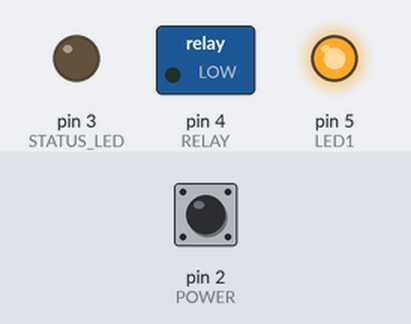
A sketch run on a simulated Arduino Uno, built with avr-gcc and run on an emulated ATmega328P. Parts: switched loads named in the sketch (green lamp = pin HIGH), output pins drawn as LEDs (lit = HIGH). Dashed ring = blinking. Inputs (shaded band) come from the test bench; at power-on: pin 2 (POWER) HIGH. What the sketch prints to the serial monitor is not drawn.

Above: at 1.2 s.
1.3 s: pin 2 (POWER) pulled LOW for 0.15 s
At 2.0 s:
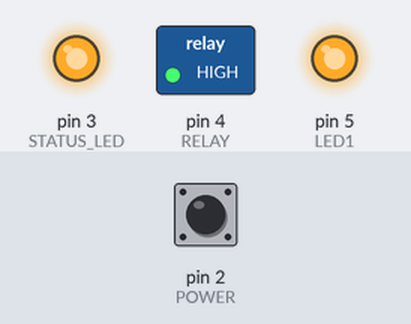
2.9 s: pin 2 (POWER) pulled LOW for 1 s
At 3.2 s:
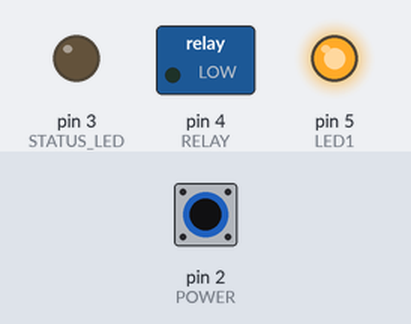
5.4 s: pin 2 (POWER) pulled LOW for 3.2 s
At 6.3 s:
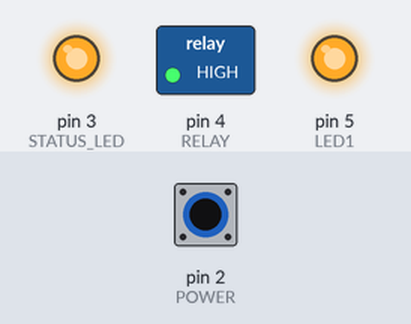
10.1 s: pin 2 (POWER) pulsed LOW 5 times (0.12 s each, 0.3 s apart)
At 11.2 s:
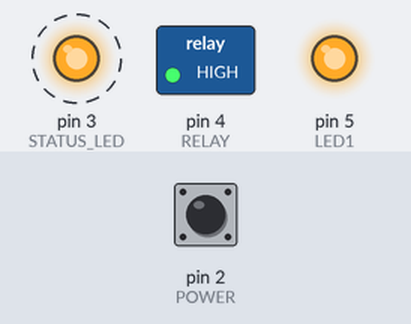
Timing chart, 0 to 13.1 s (numbered marks = the images above; inputs shaded):
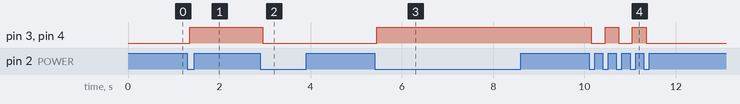

Measured:
- after the input at 1.3 s, pin 3 (STATUS_LED), pin 4 (RELAY): LOW → HIGH after 0.05 s
- after the input at 2.9 s, pin 3 (STATUS_LED), pin 4 (RELAY): HIGH → LOW after 0.05 s
- after the input at 5.4 s, pin 3 (STATUS_LED), pin 4 (RELAY): LOW → HIGH after 0.05 s
- after the input at 10.1 s, pin 3 (STATUS_LED), pin 4 (RELAY): alternates HIGH for 0.30 s and LOW for 0.30 s, 5 changes in all, then stays LOW, starting after 0.05 s

The sketch:

switcher2.ino
```cpp
/*
  Remote Serial Control
  Language: Arduino

 This program waits for a command to read analog device or to
 switch something on or off.

 The circuit:


 Created 1 Feb. 2013
 by Eduardo González García edu@iact.ugr-csic.es

 */

#define RELAY 4

#define LED1 5 /* WHITE WIRE*/ /* RED LED */
#define LED2 3 /* GREEN WIRE*/ /* BLUE RED */

/* RED WIRE */ /* RESET BUTTON */

#define POWER 2 /* BLUE WIRE */ /* POWER BUTTON */

#define STATUS_LED LED2

//Commands
#define COMMAND 0x01
#define SWITCH_ON 0x02
#define SWITCH_OFF 0x04
#define IDENTIFY 0x08

//Responses
#define OK 0x10
#define FAIL 0x20
#define ON 0x40
#define OFF 0x80

int inByte = 0;         // incoming serial byte
int light = OFF;

int lastButtonState = HIGH;
int state;
int lastState = HIGH;

long lastDebounceTime = 0;  // the last time the output pin was toggled
long debounceDelay = 50;    // the debounce time; increase if the output flickers

void setup()
{
  //wdt_disable();
  pinMode(STATUS_LED, OUTPUT);

  pinMode(RELAY,OUTPUT);

  pinMode(LED1, OUTPUT);

  pinMode(POWER,INPUT_PULLUP);

  // start serial port at 9600 bps:

  digitalWrite(RELAY, LOW);
  digitalWrite(STATUS_LED, LOW);
  Serial.begin(9600);

  digitalWrite(LED1, HIGH);

  Serial.write(IDENTIFY|OFF);
}

void loop()
{
   int reading = digitalRead(POWER);

  // If the switch changed, due to noise or pressing:
  if (reading != lastButtonState) {
    // reset the debouncing timer
    lastDebounceTime = millis();
  }

  if ((millis() - lastDebounceTime) > debounceDelay) {
    state = reading;

    if(state==LOW && lastState==HIGH){
      if(light==ON){
        digitalWrite(STATUS_LED, LOW);
        digitalWrite(RELAY, LOW);
        light=OFF;
        Serial.write(IDENTIFY|OFF);

      }else{
        digitalWrite(STATUS_LED, HIGH);
        digitalWrite(RELAY, HIGH);
        light=ON;
        Serial.write(IDENTIFY|ON);
      }
    }

    lastState=state;
  }


  // save the reading.  Next time through the loop,
  // it'll be the lastButtonState:
  lastButtonState = reading;
}

void serialEvent(){
  while (Serial.available()) {

    inByte = Serial.read();

    if(inByte&COMMAND){
      if(inByte&SWITCH_ON){

        digitalWrite(STATUS_LED, HIGH);
        digitalWrite(RELAY, HIGH);

        light=ON;

        Serial.write(SWITCH_ON|OK);

      }else if(inByte&SWITCH_OFF){
        digitalWrite(STATUS_LED, LOW);
        digitalWrite(RELAY, LOW);

        light=OFF;

        Serial.write(SWITCH_OFF|OK);

      }else if(inByte&IDENTIFY){
        Serial.write(IDENTIFY|light);
      }

    }

  }

}
```
